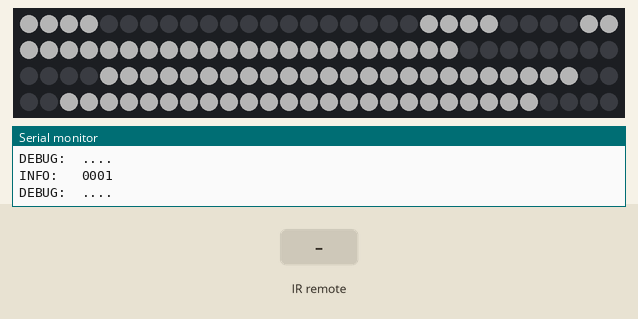
This sketch was run on a simulated ESP8266 (NodeMCU). Shown: 120 RGB LEDs in strip order, left to right, continuing on the next row, the last lines printed to the serial monitor. Inputs (shaded band) come from the test bench. Dim RGB values are drawn brighter than linear; WiFi joins after 1.5 s; servers stay silent unless stated; uploads are accepted with an empty reply.

Above: at 1.1 s.
3.0 s: infrared code 0x10028 received
At 3.5 s:
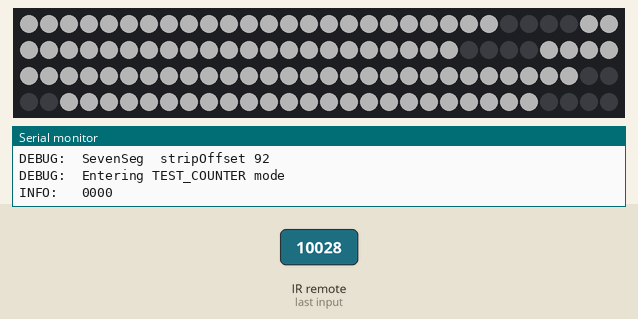
6.0 s: infrared code 0x1002B received
At 6.5 s:
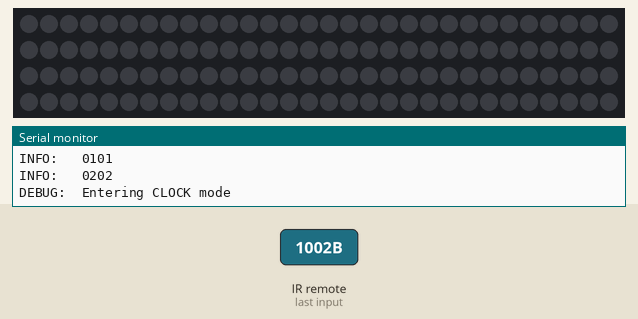
Timing chart, 0 to 9.0 s (numbered marks = the images above; inputs shaded):
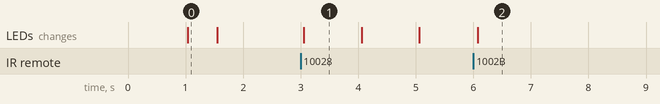

Measured:
- after the input at 3.0 s, the LEDs: change after 0.05 s (image 1)
- after the input at 6.0 s, the LEDs: change after 0.07 s (image 2)
- what the display in image 0 shows lasts 0.6 s, from 1.0 s to 1.6 s
- what the display in image 1 shows lasts 1.0 s, from 3.1 s to 4.1 s

The sketch:

clock7.ino
```cpp
/*
 * Nathan Bleuzen, 2018
 *
 * TODO list:
 * - Add display on 7seg of weather informations (numbers and colors/brightness)
 * - Add REST request on weather station
 * - Build weather station...
 * - Add color/brightness shifting depending on time of the day
 */

#include "config.h"
#include "helpers.h"
#include "IrRemoteHandler.hpp"
#include "Clock.hpp"
#include "Counter.hpp"

static const uint8_t nbTotalPixel = (nbSevenSeg * nbSegPerSevenSeg * nbPixelPerSeg) + (nbCenterDot * nbPixelPerDot);
NeoPixelBus<NeoGrbFeature, Neo800KbpsMethod> strip(nbTotalPixel); // Uses ESP8266 GPIO3 (RX on NodeMCU & co)

// Handler to receive infrared commands from a remote
static IrRemoteHandler irRemoteHandler;

// A clock made of NeoPixel seven segments displays
static Clock clock7;

// A display made of NeoPixel seven segments displays and center dots
// When using more than 2 digits, increment minutes and hour parts at the same time
static Counter testCounter = Counter((nbSevenSeg > 2) ? 101 : 1);

void setup()
{
    logger.init(LOG_DEBUG, 115200);

    strip.Begin();
    strip.Show(); // Resets the strip to black

#ifndef TEST_SET_TIME
    setup_wifi();
#endif

    irRemoteHandler.init();
    clock7.init();
    testCounter.init();
}

void loop()
{
    operatingMode previousMode = currentMode;
    irRemoteHandler.update();

    // Wakes up the clock when the sunrise comes
    if (clock7.is_sunrise())
        currentMode = CLOCK;
    // Turn of the clock if it's still displayed after the sunrise animation
    else if (currentMode == CLOCK && clock7.is_sunrise_over())
        currentMode = DISPLAY_OFF;

    if (previousMode != currentMode) {
        clock7.reset();
        testCounter.reset();
    }

    switch (currentMode) {
    case CLOCK:
        clock7.update();
        break;
    case TEST_COUNTER:
        testCounter.update();
        break;
    default:
        break;
    }

    // Delay the next loop by 125ms. Allows easier debugging in case something
    // goes wrong between 2 loops and does not impact much the time tracking.
    delay(125);
}
```

CenterDot.cpp
```cpp
/*
 * Nathan Bleuzen, 2018
 */

#include "CenterDot.hpp"
#include "config.h"

CenterDot::CenterDot(uint8_t stripOffset):
        m_stripOffset(stripOffset)
{
    logger.log(LOG_DEBUG, "CenterDot stripOffset %2d", m_stripOffset);
}

void CenterDot::set_color(RgbColor color)
{
    m_color = color;
}

void CenterDot::display(bool state)
{
    RgbColor dotState = state ? m_color : offColor; // Dot is on or off
    for (uint8_t iterPixel = m_stripOffset; iterPixel < m_stripOffset + nbPixelPerDot; ++iterPixel)
        strip.SetPixelColor(iterPixel, dotState);
}
```

CenterDot.hpp
```cpp
/*
 * Nathan Bleuzen, 2018
 */

#ifndef CENTERDOT_HPP
#define CENTERDOT_HPP

#include <NeoPixelBus.h>

class CenterDot
{
public:
    CenterDot(uint8_t stripOffset);
    ~CenterDot() { }

    void set_color(RgbColor color);
    void set_color(uint8_t red, uint8_t green, uint8_t blue) { set_color(RgbColor(red, green, blue)); }
    void display(bool state);

private:
    const uint8_t m_stripOffset;
    RgbColor m_color;
};

#endif // CENTERDOT_HPP
```

Clock.cpp
```cpp
/*
 * Nathan Bleuzen, 2018
 */

#include "Clock.hpp"
#include "config.h"

Clock::Clock():
        m_prevTime(0),
        m_timeProvider(),
        m_colorProvider()
{ }

Clock::~Clock()
{
    m_digits.clear();
    m_dots.clear();
}

void Clock::init()
{
    logger.log(LOG_DEBUG, "Clock::%s", __func__);
    // Initialize the most crucial part of a clock...
    m_timeProvider.init();

    // The Clock7 requires 4 SevenSegment digits with 2 CenterDots in the middle
    if ((nbSevenSeg != 4) || (nbCenterDot != 2)) {
        logger.log(LOG_ERR, "Incorrect number of displays ! The full Clock7 requires 4 digits (%d) and 2 dots (%d)", nbSevenSeg, nbCenterDot);
        m_digits.clear();
        m_dots.clear();
        return;
    }

    const uint8_t nbSevenSegPerSide = 2;
    // 2 digits are used for the minute part of the clock
    for (uint8_t iter = 0; iter < nbSevenSegPerSide; ++iter)
        m_digits.push_back(SevenSeg(iter * nbPixelPerSeg * nbSegPerSevenSeg));

    // 2 dots in the center, between minutes and hours
    uint8_t centerOffset = nbSevenSegPerSide * nbPixelPerSeg * nbSegPerSevenSeg;
    for (uint8_t iter = 0; iter < nbCenterDot; ++iter)
        m_dots.push_back(CenterDot(centerOffset + (iter * nbPixelPerDot)));

    // 2 digits are used for the hour part of the clock
    uint8_t hourPartOffset = centerOffset + (nbCenterDot * nbPixelPerDot);
    for (uint8_t iter = 0; iter < nbSevenSegPerSide; ++iter)
        m_digits.push_back(SevenSeg(hourPartOffset + (iter * nbPixelPerSeg * nbSegPerSevenSeg)));
}

void Clock::reset(void) {
    m_prevTime = 0;
    set_color(offColor);
    for (SevenSeg & digit : m_digits)
        digit.display();
    for (CenterDot & dot : m_dots)
        dot.display(false);
    strip.Show();
}

// Sets the color on the whole clock
void Clock::set_color(RgbColor color)
{
    for (SevenSeg & digit : m_digits)
        digit.set_color(color);
    for (CenterDot & dot : m_dots)
        dot.set_color(color);
}

bool Clock::is_sunrise(void)
{
    return m_timeProvider.is_sunrise();
}

bool Clock::is_sunrise_over(void)
{
    return m_timeProvider.is_sunrise_over();
}

void Clock::update(void)
{
    if (!m_timeProvider.is_ready())
        return;

    // When the clock is not yet displayed, force the initialization of the display
    bool forceDisplay = false;
    if (m_prevTime == 0) {
        forceDisplay = true;
        set_color(onColor); // Set the default color
    }
    // Update the display only if time has changed
    else if (m_timeProvider.get_time() == m_prevTime)
        return;

    m_prevTime = m_timeProvider.get_time(); // Get the current time accurate to the second
    // If the sun is raising get the appropriate color
    if (is_sunrise()) {
        RgbColor colorTmp = m_colorProvider.getSunriseColor(m_timeProvider.get_time());
        set_color(colorTmp);
        //logger.log(LOG_DEBUG, "Sunrise color: R%3d G%3d B%3d", colorTmp.R, colorTmp.G, colorTmp.B);
    }
    // Otherwise use default one
    else {
        m_colorProvider.resetSunriseColor();
        set_color(onColor);
    }

    display(forceDisplay); // Print the current time on the LED seven segments
}

void Clock::display(bool forceDisplay)
{
    // Get the time as a decimal number with the form HHMM
    uint16_t timeDesc = m_timeProvider.get_decimal_time();
    for (SevenSeg & digit : m_digits)
    {
        digit.display(SevenSeg::indexToChar(timeDesc % 10));
        timeDesc /= 10;
    }
    // Light-up center dots
    for (CenterDot & dot : m_dots)
        dot.display(true);

    strip.Show();

    // Log time to serial every minute
    if ((m_prevTime % 60) == 0 || forceDisplay)
        logger.log(LOG_INFO, "%s", m_timeProvider.get_date_str().c_str());
}
```

Clock.hpp
```cpp
/*
 * Nathan Bleuzen, 2018
 */

#ifndef CLOCK_HPP
#define CLOCK_HPP

#include "CenterDot.hpp"
#include "SevenSeg.hpp"
#include "ColorProvider.hpp"
#include "TimeProvider.hpp"
#include <vector>

class Clock
{
public:
    Clock();
    ~Clock();
    void init(void);
    void reset(void);
    bool is_sunrise(void);
    bool is_sunrise_over(void);
    void update(void);

private:
    void display(bool forceDisplay);
    void set_color(RgbColor color);

    time_t m_prevTime;
    TimeProvider m_timeProvider;
    ColorProvider m_colorProvider;
    std::vector<SevenSeg> m_digits;
    std::vector<CenterDot> m_dots;
};

#endif // CLOCK_HPP
```

ColorProvider.cpp
```cpp
/*
 * Nathan Bleuzen, 2018
 */

#include "ColorProvider.hpp"
#include "config.h"

using namespace std;

const uint8_t ColorProvider::s_updatePeriodInSec = 1; // Update the color every second

#define HSL_COLOR_MAX 1.0f
#define HSL_COLOR_INCREMENT 0.005f

ColorProvider::ColorProvider():
        m_count(0),
        m_prevTime(0)
{ }

void ColorProvider::resetSunriseColor(void)
{
    m_prevTime = 0;
}

RgbColor ColorProvider::getSunriseColor(time_t currentTime)
{
    // Beginning of the sunrise
    if (m_prevTime == 0)
        m_hslColor = HslColor(20 / 360.0f, 0.f, HSL_COLOR_INCREMENT); // Redish-orange hue
    else if (currentTime >= m_prevTime + s_updatePeriodInSec)
        updateSunriseColor();
    m_prevTime = currentTime;

    //logger.log(LOG_DEBUG, "Sunrise color: H%3d S%.3f L%.3f", (int)(m_hslColor.H * 360), m_hslColor.S, m_hslColor.L);
    return RgbColor(m_hslColor);
}

void ColorProvider::updateSunriseColor(void)
{
    uint8_t shiftRatio = 1.f + 10.f * (1.f - m_hslColor.S);
    if ((m_hslColor.L < HSL_COLOR_MAX - HSL_COLOR_INCREMENT) &&
        ((shiftRatio * m_hslColor.L <= m_hslColor.S) || (m_hslColor.S == HSL_COLOR_MAX)))
        m_hslColor.L += HSL_COLOR_INCREMENT;
    else if (m_hslColor.S < HSL_COLOR_MAX - HSL_COLOR_INCREMENT)
        m_hslColor.S += HSL_COLOR_INCREMENT;
    else
        logger.log(LOG_INFO, "The sun is up ! HSL color is at its max");
}
```

ColorProvider.hpp
```cpp
/*
 * Nathan Bleuzen, 2018
 */

#ifndef COLORPROVIDER_HPP
#define COLORPROVIDER_HPP

#include <NeoPixelBus.h>

class ColorProvider
{
public:
    ColorProvider();
    ~ColorProvider() { }
    void resetSunriseColor(void);
    RgbColor getSunriseColor(time_t currentTime);

private:
    void updateSunriseColor(void);

    uint16_t m_count;
    time_t m_prevTime; // Last timestamp at which the color was updated
    HslColor m_hslColor;

    static const uint8_t s_updatePeriodInSec; // Time in second between 2 updates of the color
};

#endif // COLORPROVIDER_HPP
```

Counter.cpp
```cpp
/*
 * Nathan Bleuzen, 2018
 */

#include "Counter.hpp"
#include "config.h"

using namespace std;

const uint16_t Counter::s_updatePeriodInMSec = 1000; // Count up every second

Counter::Counter(uint8_t inc):
        m_inc(inc),
        m_count(0),
        m_prevTime(0),
        m_interTime(s_updatePeriodInMSec)
{ }

Counter::Counter():
        m_inc(1),
        m_count(0),
        m_prevTime(0),
        m_interTime(s_updatePeriodInMSec)
{ }

Counter::~Counter()
{
    m_digits.clear();
    m_dots.clear();
}

void Counter::init(void)
{
    logger.log(LOG_DEBUG, "Counter::%s", __func__);

    // If there is more than 2 SevenSeg digits, we need to account for the CenterDots
    const uint8_t nbSevenSegPerSide = (nbSevenSeg > 2) ? 2 : nbSevenSeg;

    // Minute part of the clock
    for (uint8_t iter = 0; iter < nbSevenSegPerSide; ++iter)
        m_digits.push_back(SevenSeg(iter * nbPixelPerSeg * nbSegPerSevenSeg));

    // Dots in the center, between minutes and hours
    uint8_t centerOffset = nbSevenSegPerSide * nbPixelPerSeg * nbSegPerSevenSeg;
    for (uint8_t iter = 0; iter < nbCenterDot; ++iter)
        m_dots.push_back(CenterDot(centerOffset + (iter * nbPixelPerDot)));

    // Hour part of the clock
    uint8_t hourPartOffset = centerOffset + (nbCenterDot * nbPixelPerDot);
    for (uint8_t iter = 0; iter < (nbSevenSeg - nbSevenSegPerSide); ++iter)
        m_digits.push_back(SevenSeg(hourPartOffset + (iter * nbPixelPerSeg * nbSegPerSevenSeg)));
}

void Counter::reset(void) {
    m_count = 0;
    m_prevTime = 0;
    set_color(offColor);
    for (SevenSeg & digit : m_digits)
        digit.display();
    for (CenterDot & dot : m_dots)
        dot.display(false);
    strip.Show();
}

// Sets the color on the whole display
void Counter::set_color(RgbColor color)
{
    for (SevenSeg & digit : m_digits)
        digit.set_color(color);
    for (CenterDot & dot : m_dots)
        dot.set_color(color);
}

void Counter::update(void)
{
    // Print the initial state of the counter i.e. 0
    if (m_prevTime == 0UL)
    {
        set_color(onColor); // Set the default color
        m_prevTime = millis();
        display();
    }
    // Update the display every second
    else if (millis() >= (m_prevTime + m_interTime))
    {
        m_prevTime = millis();
        updateCounter();
        display(); // Print countup on the digits
    }
}

void Counter::updateCounter(void)
{
    m_count += m_inc;
    if (m_count >= pow(10, nbSevenSeg))
        m_count = 0;
}

void Counter::display(void)
{
    uint16_t num = m_count;
    for (SevenSeg & digit : m_digits)
    {
        digit.display(SevenSeg::indexToChar(num % 10));
        num /= 10;
    }
    for (CenterDot & dot : m_dots)
    {
        // Enable center dots on even numbers
        dot.display((m_count % 2) ? false : true);
    }
    strip.Show();
    logger.log(LOG_INFO, "%04d", m_count);
}
```

Counter.hpp
```cpp
/*
 * Nathan Bleuzen, 2018
 */

#ifndef COUNTER_HPP
#define COUNTER_HPP

#include "SevenSeg.hpp"
#include "CenterDot.hpp"
#include <vector>

class Counter
{
public:
    Counter(uint8_t inc);
    Counter();
    ~Counter();
    void init(void);
    void reset(void);
    void update(void);

private:
    void set_color(RgbColor color);
    void updateCounter(void);
    void display(void);

    // Increment the count, depends on how many SevenSegs are used
    const uint8_t m_inc;
    uint16_t m_count; // Count to display
    unsigned long m_prevTime; // Last timestamp at which the display was updated
    unsigned long m_interTime; // Time interval between two updates of the display
    std::vector<SevenSeg> m_digits;
    std::vector<CenterDot> m_dots;

    static const uint16_t s_updatePeriodInMSec;
};

#endif // COUNTER_HPP
```

IrRemoteHandler.cpp
```cpp
/*
 * Nathan Bleuzen, 2018
 */

#include "IrRemoteHandler.hpp"
#include "config.h"

// Milli seconds between 2 press of the on/off button to be interpreted as a toggle
static const unsigned long toggleDelay = 650;

// Default mode to go back to when toggling on/off
static const operatingMode defaultMode = CLOCK;

// Global variable indicating the current operating mode
operatingMode currentMode = defaultMode;

static const char * operatingModeToString(operatingMode mode) {
    switch (mode) {
    case DISPLAY_OFF:  return "DISPLAY_OFF";
    case CLOCK:        return "CLOCK";
    case SETTINGS:     return "SETTINGS";
    case WEATHER:      return "WEATHER";
    case TEST_COUNTER: return "TEST_COUNTER";
    case INVALID_OPERATING_MODE: return "INVALID_OPERATING_MODE";
    }
    return "Unknown operatingMode!";
}

const uint64_t IrRemoteHandler::s_mask32bits = 0xFFFF;
const uint16_t IrRemoteHandler::s_irRecPin = 4; // D2 on ESP8266 NodeMCU

IrRemoteHandler::IrRemoteHandler():
        m_irRec(s_irRecPin),
        m_prevTimeToggle(0)
{ }

void IrRemoteHandler::init(void) {
    logger.log(LOG_DEBUG, "IrRemoteHandler::%s", __func__);
    m_irRec.enableIRIn(); // Start the receiver
}

void IrRemoteHandler::update(void) {
    decode_results results;
    if (m_irRec.decode(&results)) {
        //printKeycode(results.value); // Print key code received, useful to create a map of the remote
        uint32_t keycode = results.value & s_mask32bits; // From 64 bits, keep only 32 LSB
        processKeycode(keycode);

        m_irRec.resume(); // Receive the next value
    }
}

void IrRemoteHandler::printKeycode(uint64_t val) {
    logger.log(LOG_DEBUG, "keycode=%s", logger.uint_to_string(val).c_str());
}

void IrRemoteHandler::processKeycode(uint32_t val) {
    operatingMode newMode = INVALID_OPERATING_MODE;
    switch (val) {
    /* Temporary key values, from the only remote at arms reach */
    case 0x2B:
    case 0x1002B:
        newMode = CLOCK; break;
    case 0x2C:
    case 0x1002C:
        newMode = DISPLAY_OFF; break;
    case 0x28:
    case 0x10028:
        newMode = TEST_COUNTER; break;
    }

    if (newMode == INVALID_OPERATING_MODE)
        return;

    // When the display is already off, it is interpreted as a "on" and goes to the the default mode
    if (newMode == DISPLAY_OFF) {
        // If 2 events are received promptly, debounce it by keeping the same mode
        if (millis() < m_prevTimeToggle + toggleDelay) {
            newMode = currentMode;
        }
        else {
            m_prevTimeToggle = millis();
            // Allow a delay between two presses of the on/off button to be interpreted as a toggle
            if (currentMode == DISPLAY_OFF)
                newMode = defaultMode;
        }
    }
    // Switch to the new mode
    if (newMode != currentMode) {
        currentMode = newMode;
        logger.log(LOG_DEBUG, "Entering %s mode", operatingModeToString(currentMode));
    }
}
```

IrRemoteHandler.hpp
```cpp
/*
 * Nathan Bleuzen, 2018
 */

#ifndef IRREMOTEHANDLER_HPP
#define IRREMOTEHANDLER_HPP

#include <IRrecv.h>

enum operatingMode {
    DISPLAY_OFF = 0,
    CLOCK,
    SETTINGS,
    WEATHER,
    TEST_COUNTER,
    INVALID_OPERATING_MODE
};

extern operatingMode currentMode;

class IrRemoteHandler
{
public:
    IrRemoteHandler();
    ~IrRemoteHandler() { }
    void init(void);
    void update(void);

private:
    void printKeycode(uint64_t val);
    void processKeycode(uint32_t val);

    IRrecv m_irRec;
    unsigned long m_prevTimeToggle;
    static const uint64_t s_mask32bits;
    static const uint16_t s_irRecPin;

};

#endif // IRREMOTEHANDLER_HPP
```

Logger.hpp
```cpp
/*
 * Nathan Bleuzen, 2018
 */

#ifndef LOGGER_HPP
#define LOGGER_HPP

// Log priority levels
typedef enum
{
    LOG_CRIT   = 2, // Critical conditions
    LOG_ERR    = 3, // Error conditions
    LOG_WARN   = 4, // Warning conditions
    LOG_NOTICE = 5, // Normal but significant condition
    LOG_INFO   = 6, // Informational message
    LOG_DEBUG  = 7, // Debug-level message
    LOG_OFF    = 8, // Deactivate logging
} logLevel;

class Logger
{
public:
    void init(logLevel thresh, uint32_t rate = 9600);
    void log(const logLevel prio, const char * format, ...);
    String uint_to_string(uint64_t input,
                          uint8_t base = HEX,
                          uint8_t digitNb = 0,
                          bool addPrefix = true);

private:
    void log_write(const logLevel prio, const char * format, va_list args);
    const char * logLevel_to_str(const logLevel type);

private:
    logLevel m_logLevelThresh;
    bool m_initSuccess;
    static const uint8_t s_maxConnectionAttempt = 10;
};

extern Logger logger;

#endif // LOGGER_HPP
```

helpers.h
```cpp
/*
 * Nathan Bleuzen, 2018
 */

#ifndef HELPERS_H
#define HELPERS_H

void setup_wifi(void);
bool is_wifi_connected(void);

#endif // HELPERS_H
```

private.h
```cpp
/*
 * Nathan Bleuzen, 2018
 *
 * File containing private credentials, ignored by git.
 */

#ifndef PRIVATE_H
#define PRIVATE_H

// WiFi SSID and password
#define WIFI_SSID "ssid"
#define WIFI_PASSWORD "password"

// Personnal API key to timezonedb.com
#define TIME_API_KEY "API_KEY"

#endif // PRIVATE_H
```

Source omitted: Logger.cpp (3198 bytes), SevenSeg.cpp (778 bytes), SevenSeg.hpp (3467 bytes), TimeProvider.cpp (5720 bytes), TimeProvider.hpp (734 bytes), helpers.cpp (701 bytes), config.h (929 bytes)
